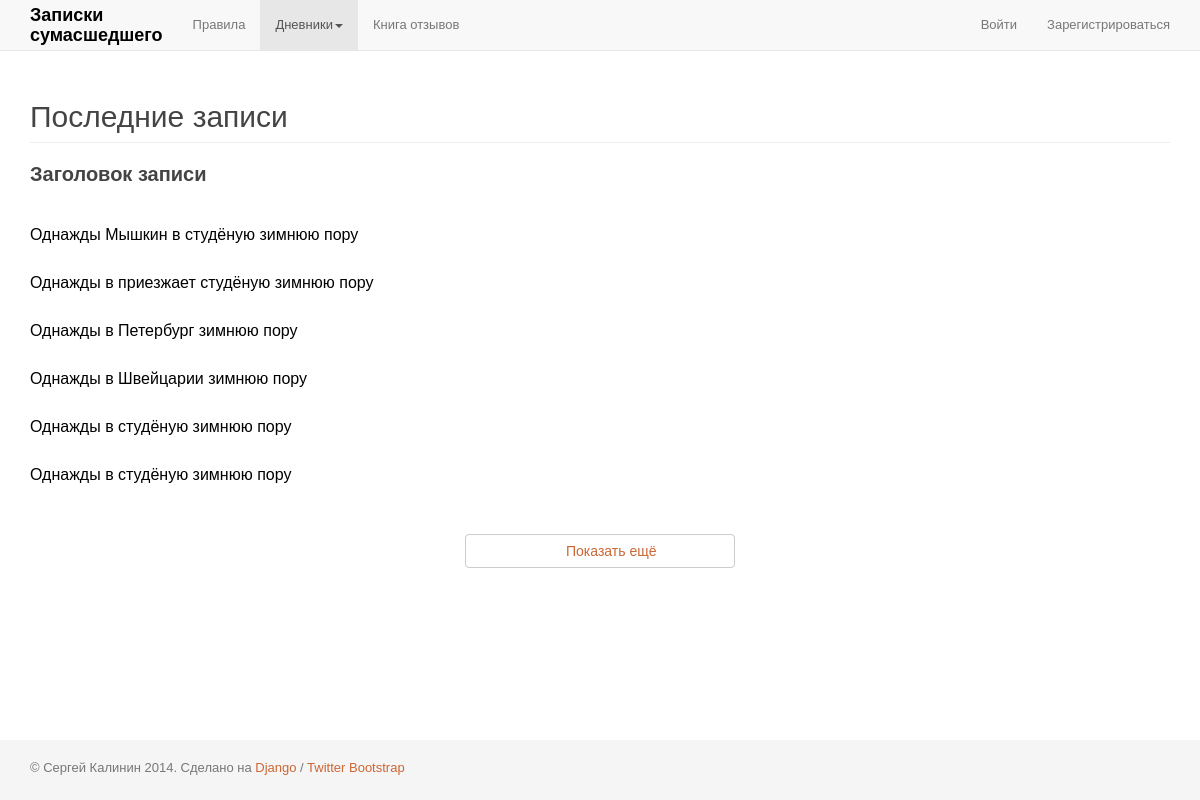
The page /last_records/ on the database its author committed.
### app_zapsum/models.py (models this page shows, shortened)
class Diary(models.Model):
	user_id = models.IntegerField(
		'',
		blank=True,
		null=True,
	)
	title = models.CharField(
		'Заголовок записи',
		max_length=1000,
		blank=False,
	)
	date = models.DateField(
		'Дата записи',
		blank=True,
		null=True,
	)
	text = models.TextField(
		'Содержание записи',
		max_length=50000,
		blank=False,
	)
	last_edit_date = models.DateTimeField(
		'Дата последнего редактирования',
		auto_now=True,
	)
	is_active = models.BooleanField(default=True)
	is_delete = models.BooleanField(default=False)
	@classmethod
	def get_count_diary_entries(self):
		return self.objects.all().count()
	@classmethod
	def get_new_diary_entries(self, cut_begin=0, cut_end=2):
		return self.objects.filter(is_delete=0, is_active=1)[cut_begin:cut_end]

### app_zapsum/views.py (the view)
# urls.py: url(r'^last_records/$', 'views.last_records', name='last_records'),
def last_records(request):
	count_new_records= Diary.get_count_diary_entries()
	if request.method == 'POST' and request.is_ajax():
		page_new_records = int(request.POST.get('page_new_records', ''))
		count_new_records = int(request.POST.get('count_new_records', ''))
		new_records = Diary.get_new_diary_entries(cut_begin=page_new_records, cut_end=page_new_records + 6)
		result = serializers.serialize('json', new_records)
		return HttpResponse(json.dumps(result), content_type='application/json')
	else:
		new_records = Diary.get_new_diary_entries(cut_begin=0, cut_end=6)
		t = loader.get_template('page_last_records.html')
		c = RequestContext(request, {
			'new_records': new_records,
			'count_new_records': count_new_records,
		}, [custom_proc])
		return HttpResponse(t.render(c))

### app_accounts/templatetags/tags_app_accounts.py (called while the page is built)
@register.inclusion_tag("part_auth_area.html")
def part_auth_area(user):
	if user:
		return {
			'is_authenticated': user.is_authenticated,
			'username': user.username,
			'user_id': user.pk,
		}

@register.inclusion_tag("part_nav_area.html")
def part_nav_area(user):
	if user:
		new_sends = Message.get_new_sends(user.pk)
		return {
			'is_authenticated': user.is_authenticated,
			'new_sends': new_sends,
		}

### app_messages/models.py (called while the page is built)
	@classmethod
	def get_new_sends(self, user_pk):
		return self.objects.filter(reciever_show=True, reciever=user_pk, date_recieve__isnull=True).count()

	@classmethod
	def get_entries(self):
		return self.objects.all()

### app_zapsum/templatetags/tags_app_zapsum.py (called while the page is built)
@register.inclusion_tag("part_modal.html")
def part_modal(modal, action):
	window_type = None
	window_type_label = None
	timeout = None
	message = None
	for entry in modal:
		if action == entry.id:
			if entry.window == 0:
				window_type = 'infoModal'
				window_type_label = 'mySmallModalLabel'
			elif entry.window == 1:
				window_type = 'commonModal'
				window_type_label = 'commonModalLabel'
			timeout = entry.timeout
			message = entry.message
	return {
		'window_type': window_type,
		'window_type_label': window_type_label,
		'timeout': timeout,
		'message': message,
	}

### app_zapsum/views.py (called while the page is built)
def custom_proc(request):
	modal = Modal.get_entries()
	return{
		'request': request,
		'modal': modal,
	}

### app_zapsum/templates/page_last_records.html (shortened to what this page needs)
{% extends "page_base.html" %}
{% block content %}
	<section class="section new_records">
		<div class="page-header">
			<h2>Последние записи</h2>
		</div>
		<table class="list_table">
			<thead>
				<tr>
					<td>Заголовок записи</td>
				</tr>
			</thead>
			<tbody>
				{% for entry in new_records %}
					<tr class="article record_line">
						<td class="cell_title">
							<a class="article_link" href="/record/{{ entry.id }}/">
								{% if entry.title %}
									<h3 class="h3">{{ entry.title }}</h3>
								{% endif %}
							</a>
						</td>
					</tr>
				{% endfor %}
			</tbody>
		</table>
		<form class="more_button_outer" action="/new_authors/" method="POST">
			<input class="btn btn-default more_button" type="submit" value="Показать ещё" />
		</form>
	</section>
{% endblock %}

### zapsum/static/zapsum/css/styles.css (style rules this page uses)
html, body, div, h1, h2, h3, h4, h5, h6, a, a img, p, ul, ol, li, span, fieldset , form, dl, dd, dt, table, tr, td, img { border: none; margin: 0; outline: none; padding: 0; }
body { font: normal 13px arial, sans-serif; color: #444; }
a { color: #cc6633; }
.more_button_outer { text-align: center; }
.more_button_outer .more_button { display: inline-block; padding-left: 100px; padding-right: 100px; color: #cc6633; }
.list_table { width: 100%; margin-bottom: 40px; }
.list_table thead { font: bold 20px arial, sans-serif; }
.list_table thead td { padding-bottom: 20px; }
.list_table .cell_title { padding: 0 20px 0 0; }
.list_table .cell_title .h3 { font: 16px arial, sans-serif; color: #000; }

### zapsum/static/app_accounts/css/styles.css (style rules this page uses)
form .textarea, form textarea, form input { width: 270px; display: inline-block; }

### rows shown on the page
Diary: title "Однажды Мышкин в студёную зимнюю пору"
Diary: title "Однажды в приезжает студёную зимнюю пору"
Diary: title "Однажды в Петербург зимнюю пору"
Diary: title "Однажды в Швейцарии зимнюю пору"
Diary: title "Однажды в студёную зимнюю пору"
Diary: title "Однажды в студёную зимнюю пору"
